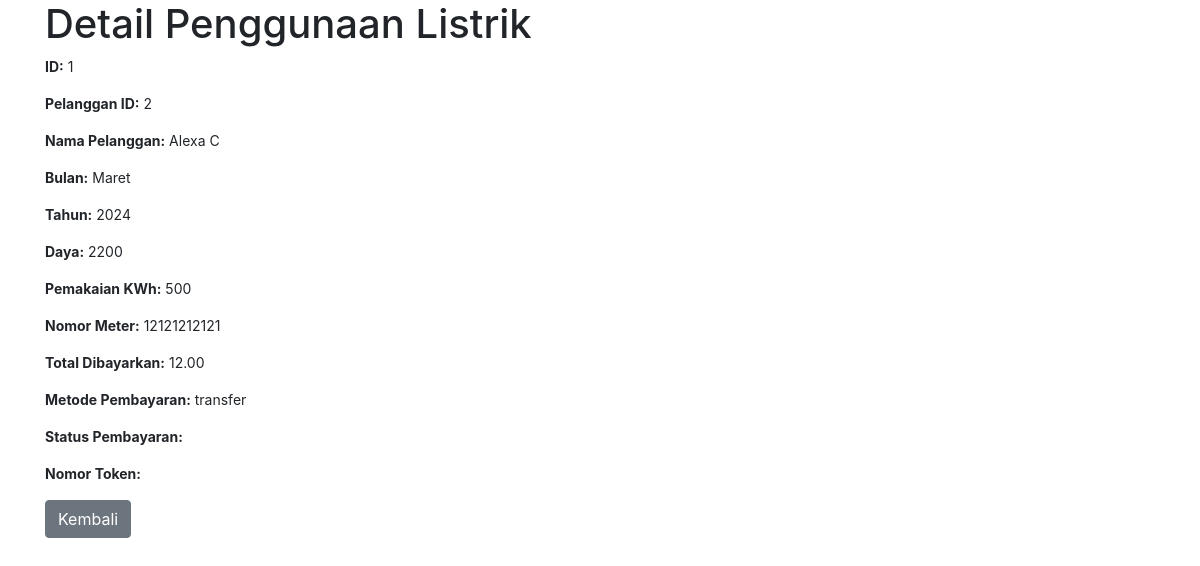
Screenshot of /detail_cust.php?id=1 (signed in) with the database file from the repository.
### tables this page shows
CREATE TABLE `penggunaan` (
  `id` int(11) NOT NULL,
  `pelanggan_id` int(11) DEFAULT NULL,
  `bulan` varchar(20) DEFAULT NULL,
  `tahun` int(11) DEFAULT NULL,
  `daya` int(11) DEFAULT NULL,
  `pemakaian_kwh` int(11) DEFAULT NULL,
  `nomor_meter` varchar(50) DEFAULT NULL,
  `total_dibayarkan` decimal(10,2) DEFAULT NULL,
  `metode_pembayaran` varchar(50) DEFAULT NULL,
  `status_pembayaran` varchar(20) DEFAULT NULL,
  `nomor_token` varchar(20) DEFAULT NULL
);

CREATE TABLE `user` (
  `id` int(11) NOT NULL,
  `name` varchar(100) NOT NULL,
  `level_id` int(11) DEFAULT NULL,
  `password` varchar(255) NOT NULL
);

### detail_cust.php (the view, shortened to what this page needs)
<?php
$host = 'localhost';
$dbname = 'electricity_payment';
$username = 'root';
$password = '';
try {
    $pdo = new PDO("mysql:host=$host;dbname=$dbname", $username, $password);
    $pdo->setAttribute(PDO::ATTR_ERRMODE, PDO::ERRMODE_EXCEPTION);
} catch (PDOException $e) {
    echo 'Connection failed: ' . $e->getMessage();
    exit;
}
$id = isset($_GET['id']) ? $_GET['id'] : null;
$sql = "SELECT penggunaan.*, user.name AS user_name FROM penggunaan LEFT JOIN user ON penggunaan.pelanggan_id = user.id WHERE penggunaan.id = :id";
$stmt = $pdo->prepare($sql);
$stmt->execute(['id' => $id]);
$row = $stmt->fetch(PDO::FETCH_ASSOC);
?>
<!DOCTYPE html>
<html lang="en">
<head>
    <link href="https://stackpath.bootstrapcdn.com/bootstrap/4.5.2/css/bootstrap.min.css" rel="stylesheet">
    <link href="style.css" rel="stylesheet">
</head>
<body>
    <div class="container">
        <h1>Detail Penggunaan Listrik</h1>
        <div class="row">
            <div class="col-md-6">
                <p><strong>ID:</strong> <?= htmlspecialchars($row['id']) ?></p>
                <p><strong>Pelanggan ID:</strong> <?= htmlspecialchars($row['pelanggan_id']) ?></p>
                <p><strong>Nama Pelanggan:</strong> <?= htmlspecialchars($row['user_name']) ?></p>
                <p><strong>Bulan:</strong> <?= htmlspecialchars($row['bulan']) ?></p>
                <p><strong>Tahun:</strong> <?= htmlspecialchars($row['tahun']) ?></p>
                <p><strong>Daya:</strong> <?= htmlspecialchars($row['daya']) ?></p>
                <p><strong>Pemakaian KWh:</strong> <?= htmlspecialchars($row['pemakaian_kwh']) ?></p>
                <p><strong>Nomor Meter:</strong> <?= htmlspecialchars($row['nomor_meter']) ?></p>
                <p><strong>Total Dibayarkan:</strong> <?= htmlspecialchars($row['total_dibayarkan']) ?></p>
                <p><strong>Metode Pembayaran:</strong> <?= htmlspecialchars($row['metode_pembayaran']) ?></p>
                <p><strong>Status Pembayaran:</strong> <?= htmlspecialchars($row['status_pembayaran']) ?></p>
                <p><strong>Nomor Token:</strong> <?= htmlspecialchars($row['nomor_token']) ?></p>
            </div>
        </div>
        <a href="b_customer.php" class="btn btn-secondary">Kembali</a>
    </div>
</body>
</html>

### style.css (style rules this page uses)
body { font-size: .875rem; }

### rows the page displays
penggunaan: id "1", pelanggan "2", user.name "Alexa C", bulan "Maret", tahun "2024", daya "2200", pemakaian_kwh "500", nomor_meter "12121212121", total_dibayarkan "12.00", metode_pembayaran "transfer"
